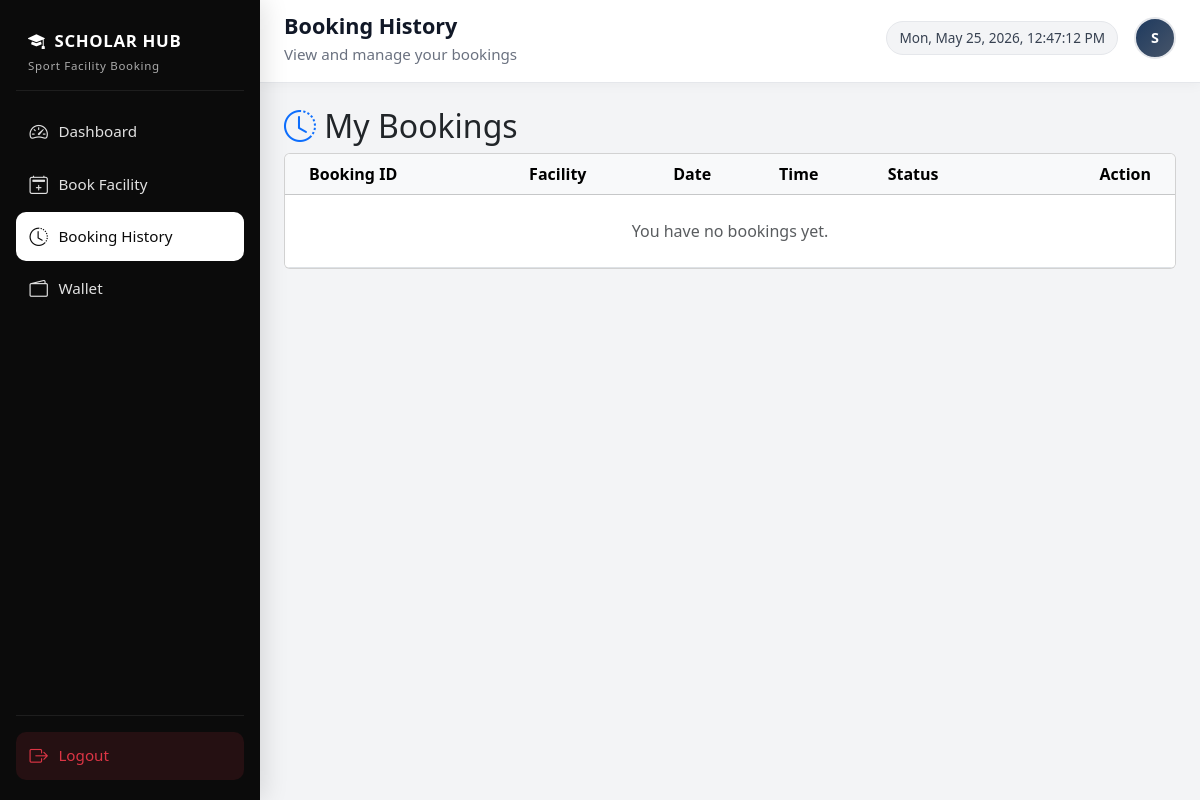
Page /booking_history.php (signed in) on the earlier database version.
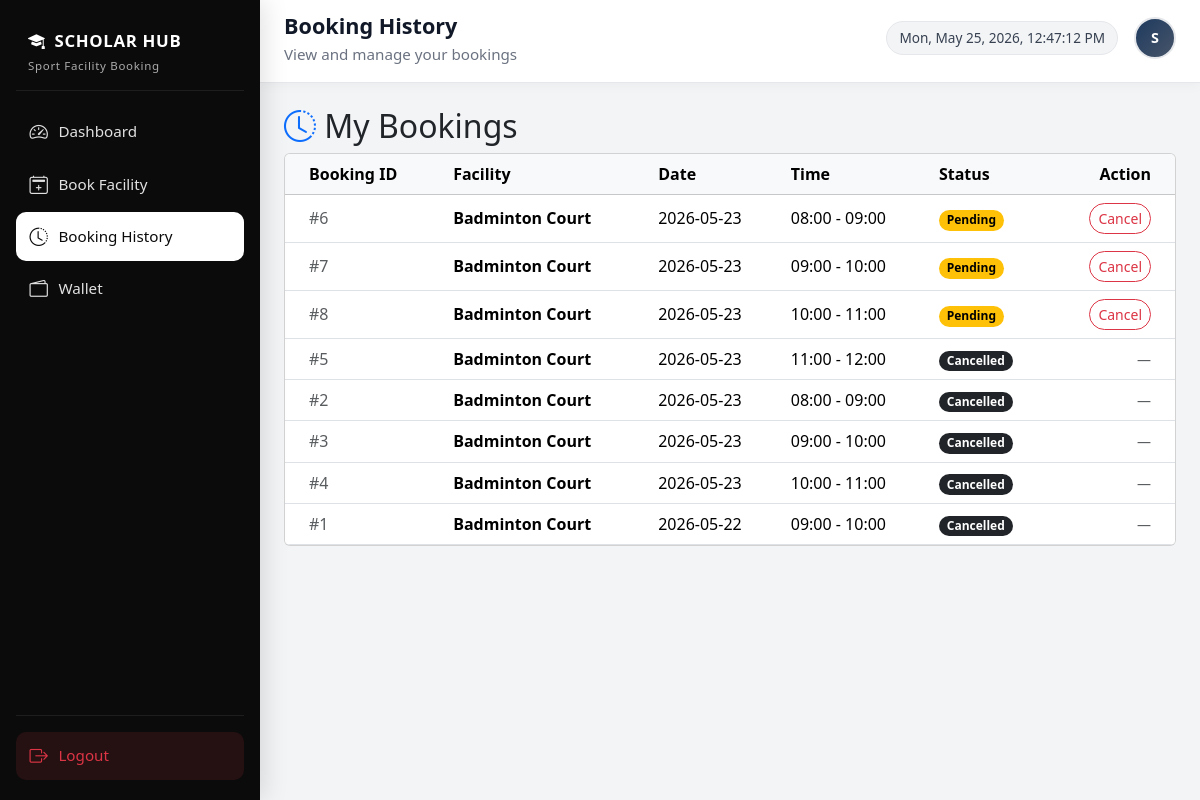
Same page on the later database version.
### tables this page shows
CREATE TABLE `bookings` (
  `booking_id` int(11) NOT NULL,
  `user_id` int(11) NOT NULL,
  `facility_type` varchar(50) NOT NULL,
  `court_id` int(11) DEFAULT NULL,
  `booking_date` date NOT NULL,
  `start_time` time NOT NULL,
  `end_time` time NOT NULL,
  `purpose` text DEFAULT NULL,
  `booking_status` enum('pending','approved','rejected','completed','cancelled') DEFAULT 'pending',
  `payment_method` varchar(50) DEFAULT NULL,
  `payment_amount` decimal(10,2) DEFAULT NULL,
  `payment_status` enum('pending','paid','failed','refunded') NOT NULL DEFAULT 'pending',
  `created_at` timestamp NOT NULL DEFAULT current_timestamp(),
  `reject_reason` text DEFAULT NULL
);

### booking_history.php (the view, shortened to what this page needs)
<?php
require __DIR__ . '/db.php';
$student_name = isset($_SESSION['full_name']) && trim($_SESSION['full_name']) !== ''
    ? htmlspecialchars($_SESSION['full_name'], ENT_QUOTES, 'UTF-8')
    : 'Student';
$student_email = isset($_SESSION['email'])
    ? htmlspecialchars($_SESSION['email'], ENT_QUOTES, 'UTF-8')
    : '';
$student_nav_active = 'history';
$bookings = [];
$user_id = (int)$_SESSION['user_id'];
$sql = "SELECT b.*,
        CASE WHEN b.facility_type = 'snooker' THEN 'Snooker Room'
             WHEN b.facility_type = 'gym' THEN 'Gym Room'
             WHEN b.facility_type = 'swimming' THEN 'Swimming Pool'
             WHEN b.facility_type = 'track' THEN 'Track Field'
             WHEN b.facility_type = 'badminton' THEN 'Badminton Court'
             WHEN b.facility_type = 'basketball' THEN 'Basketball Court'
             WHEN b.facility_type = 'futsal' THEN 'Futsal Court'
             WHEN b.facility_type = 'tennis' THEN 'Tennis Court'
             WHEN b.facility_type = 'volleyball' THEN 'Volleyball Court'
             ELSE b.facility_type END as facility_name
        FROM bookings b
        WHERE b.user_id = ?
        ORDER BY b.created_at DESC";
$stmt = mysqli_prepare($conn, $sql);
if ($stmt) {
    mysqli_stmt_bind_param($stmt, "i", $user_id);
    mysqli_stmt_execute($stmt);
    $res = mysqli_stmt_get_result($stmt);
    while ($row = mysqli_fetch_assoc($res)) {
        $bookings[] = $row;
    }
}
?>
<!DOCTYPE html>
<html lang="en">
<head>
    <link href="https://cdn.jsdelivr.net/npm/bootstrap@5.3.3/dist/css/bootstrap.min.css" rel="stylesheet">
    <link href="https://cdn.jsdelivr.net/npm/bootstrap-icons@1.11.3/font/bootstrap-icons.css" rel="stylesheet">
</head>
<body>
<?php include __DIR__ . '/includes/student_sidebar.php'; ?>
<div class="main-wrap" id="mainWrap">
    <header class="top-header">
        <div class="d-flex align-items-center justify-content-between flex-wrap gap-2">
            <div class="d-flex align-items-center gap-3">
                <div>
                    <div class="page-title">Booking History</div>
                    <div class="welcome-text">View and manage your bookings</div>
                </div>
            </div>
            <div class="d-flex align-items-center gap-3 flex-wrap">
                <div class="datetime-pill" id="liveDateTime"></div>
                <div class="avatar" title="<?php echo $student_email !== '' ? $student_email : $student_name; ?>">
                    <?php
                    $parts = preg_split('/\s+/', trim($_SESSION['full_name'] ?? 'S'));
                    $ini = strtoupper(substr($parts[0] ?? 'S', 0, 1));
                    echo htmlspecialchars($ini, ENT_QUOTES, 'UTF-8');
                    ?>
                </div>
            </div>
        </div>
    </header>
    <main class="content-area">
        <h2 class="section-title"><i class="bi bi-clock-history text-primary"></i> My Bookings</h2>
        <div class="card card-soft p-0 overflow-hidden">
            <div class="table-responsive">
                <table class="table table-modern table-hover align-middle mb-0">
                    <thead class="table-light">
                        <tr>
                            <th class="ps-4">Booking ID</th>
                            <th>Facility</th>
                            <th>Date</th>
                            <th>Time</th>
                            <th>Status</th>
                            <th class="pe-4 text-end">Action</th>
                        </tr>
                    </thead>
                    <tbody>
                        <?php if (empty($bookings)): ?>
                        <tr>
                            <td colspan="6" class="text-center py-4 text-muted">You have no bookings yet.</td>
                        </tr>
                        <?php else: ?>
                            <?php foreach ($bookings as $b):
                                $status_class = 'text-bg-secondary';
                                if ($b['booking_status'] === 'pending') $status_class = 'text-bg-warning';
                                elseif ($b['booking_status'] === 'approved') $status_class = 'text-bg-success';
                                elseif ($b['booking_status'] === 'rejected') $status_class = 'text-bg-danger';
                                elseif ($b['booking_status'] === 'cancelled') $status_class = 'text-bg-dark';
                            ?>
                            <tr>
                                <td class="ps-4 text-muted">#<?php echo htmlspecialchars($b['booking_id']); ?></td>
                                <td class="fw-semibold"><?php echo htmlspecialchars($b['facility_name']); ?></td>
                                <td><?php echo htmlspecialchars($b['booking_date']); ?></td>
                                <td><?php echo htmlspecialchars(substr($b['start_time'], 0, 5) . ' - ' . substr($b['end_time'], 0, 5)); ?></td>
                                <td>
                                    <span class="badge rounded-pill <?php echo $status_class; ?>">
                                        <?php echo ucfirst(htmlspecialchars($b['booking_status'])); ?>
                                    </span>
                                </td>
                                <td class="pe-4 text-end">
                                    <?php if (in_array($b['booking_status'], ['pending', 'approved'])): ?>
                                    <form method="POST" style="display:inline;" onsubmit="return confirm('Are you sure you want to cancel this booking?');">
                                        <button type="submit" class="btn btn-sm btn-outline-danger rounded-pill">Cancel</button>
                                    </form>
                                    <?php else: ?>
                                    <span class="text-muted small">—</span>
                                    <?php endif; ?>
                                </td>
                            </tr>
                            <?php endforeach; ?>
                        <?php endif; ?>
                    </tbody>
                </table>
            </div>
        </div>
    </main>
</div>
</body>
</html>

### includes/student_sidebar.php (shortened to what this page needs)
<aside class="sidebar" id="sidebar" aria-label="Student navigation">
    <div class="sidebar-brand">
        <i class="bi bi-mortarboard-fill me-1"></i> SCHOLAR HUB
        <small>Sport Facility Booking</small>
    </div>
    <nav class="d-flex flex-column flex-grow-1">
        <a href="student_dashboard.php" class="nav-link-sidebar <?php echo $student_nav_active === 'dashboard' ? 'active' : ''; ?>">
            <i class="bi bi-speedometer2"></i> Dashboard
        </a>
        <a href="booking.php" class="nav-link-sidebar <?php echo $student_nav_active === 'book' ? 'active' : ''; ?>">
            <i class="bi bi-calendar2-plus"></i> Book Facility
        </a>
        <a href="booking_history.php" class="nav-link-sidebar <?php echo $student_nav_active === 'history' ? 'active' : ''; ?>">
            <i class="bi bi-clock-history"></i> Booking History
        </a>
        <a href="payment.php" class="nav-link-sidebar <?php echo $student_nav_active === 'wallet' ? 'active' : ''; ?>">
            <i class="bi bi-wallet2"></i> Wallet
        </a>
    </nav>
    <div class="sidebar-footer">
        <a href="logout.php" class="nav-link-sidebar text-danger" style="background: rgba(220,53,69,0.12);">
            <i class="bi bi-box-arrow-right"></i> Logout
        </a>
    </div>
</aside>

### includes/student_styles.php (style rules this page uses)
:root { --sidebar-width: 260px; --sidebar-bg: #0b0b0b; --sidebar-hover: #1a1a1a; --page-bg: #f3f4f6; --card-radius: 14px; --transition: 0.22s ease; }
html { overflow-x: hidden; }
body { font-family: system-ui, -apple-system, BlinkMacSystemFont, "Segoe UI", Roboto, sans-serif; background: var(--page-bg); min-height: 100vh; min-height: 100dvh; overflow-x: hidden; }
a { text-decoration: none; }
.sidebar { position: fixed; top: 0; left: 0; width: var(--sidebar-width); height: 100vh; height: 100dvh; max-height: 100dvh; overflow-y: auto; background: var(--sidebar-bg); color: #fff; z-index: 1040; display: flex; flex-direction: column; padding: max(1.25rem, env(safe-area-inset-top)) 1rem max(1rem, env(safe-area-inset-bottom)) max(1rem, env(safe-area-inset-left)); transition: transform var(--transition); box-shadow: 4px 0 24px rgba(0,0,0,0.12); }
.sidebar-brand { font-weight: 800; letter-spacing: 0.04em; font-size: 1.05rem; padding: 0.5rem 0.75rem 1rem; border-bottom: 1px solid rgba(255,255,255,0.08); margin-bottom: 1rem; }
.sidebar-brand small { display: block; font-weight: 500; opacity: 0.65; font-size: 0.72rem; margin-top: 0.25rem; }
.nav-link-sidebar { display: flex; align-items: center; gap: 0.65rem; color: rgba(255,255,255,0.88); padding: 0.65rem 0.85rem; border-radius: 10px; margin-bottom: 0.25rem; font-weight: 500; font-size: 0.95rem; transition: background var(--transition), color var(--transition), transform var(--transition); }
.nav-link-sidebar i { font-size: 1.15rem; }
.nav-link-sidebar.active { background: #fff; color: #0b0b0b; }
.nav-link-sidebar.active i { color: #0b0b0b; }
.sidebar-footer { margin-top: auto; padding-top: 1rem; border-top: 1px solid rgba(255,255,255,0.08); }
.main-wrap { margin-left: var(--sidebar-width); min-height: 100vh; transition: margin-left var(--transition); }
.top-header { background: #fff; border-bottom: 1px solid #e5e7eb; padding: max(0.65rem, env(safe-area-inset-top)) clamp(0.75rem, 2.5vw, 1.5rem) 1rem; position: sticky; top: 0; z-index: 1020; box-shadow: 0 2px 12px rgba(0,0,0,0.04); }
.page-title { font-weight: 700; font-size: clamp(1.05rem, 2.8vw, 1.35rem); color: #111827; }
.welcome-text { color: #6b7280; font-size: clamp(0.8rem, 2.2vw, 0.95rem); }
.datetime-pill { font-size: clamp(0.72rem, 1.8vw, 0.85rem); color: #374151; background: #f3f4f6; border: 1px solid #e5e7eb; padding: 0.35rem 0.75rem; border-radius: 999px; white-space: nowrap; }
.avatar { width: 42px; height: 42px; border-radius: 50%; background: linear-gradient(135deg, #1e3a5f, #475569); color: #fff; display: flex; align-items: center; justify-content: center; font-weight: 700; font-size: 0.9rem; border: 2px solid #e5e7eb; flex-shrink: 0; }
.content-area { padding: clamp(0.75rem, 2.5vw, 1.5rem); padding-bottom: max(1.5rem, env(safe-area-inset-bottom)); }

Differences in the rows shown:
added bookings: booking_id "6", facility_name "Badminton Court", booking_date "2026-05-23", start_time+end_time "08:00 - 09:00", booking_status "Pending"
added bookings: booking_id "7", facility_name "Badminton Court", booking_date "2026-05-23", start_time+end_time "09:00 - 10:00", booking_status "Pending"
added bookings: booking_id "8", facility_name "Badminton Court", booking_date "2026-05-23", start_time+end_time "10:00 - 11:00", booking_status "Pending"
added bookings: booking_id "5", facility_name "Badminton Court", booking_date "2026-05-23", start_time+end_time "11:00 - 12:00", booking_status "Cancelled"
added bookings: booking_id "2", facility_name "Badminton Court", booking_date "2026-05-23", start_time+end_time "08:00 - 09:00", booking_status "Cancelled"
added bookings: booking_id "3", facility_name "Badminton Court", booking_date "2026-05-23", start_time+end_time "09:00 - 10:00", booking_status "Cancelled"
added bookings: booking_id "4", facility_name "Badminton Court", booking_date "2026-05-23", start_time+end_time "10:00 - 11:00", booking_status "Cancelled"
added bookings: booking_id "1", facility_name "Badminton Court", booking_date "2026-05-22", start_time+end_time "09:00 - 10:00", booking_status "Cancelled"
Other differences:
text no longer shown: "You have no bookings yet."
